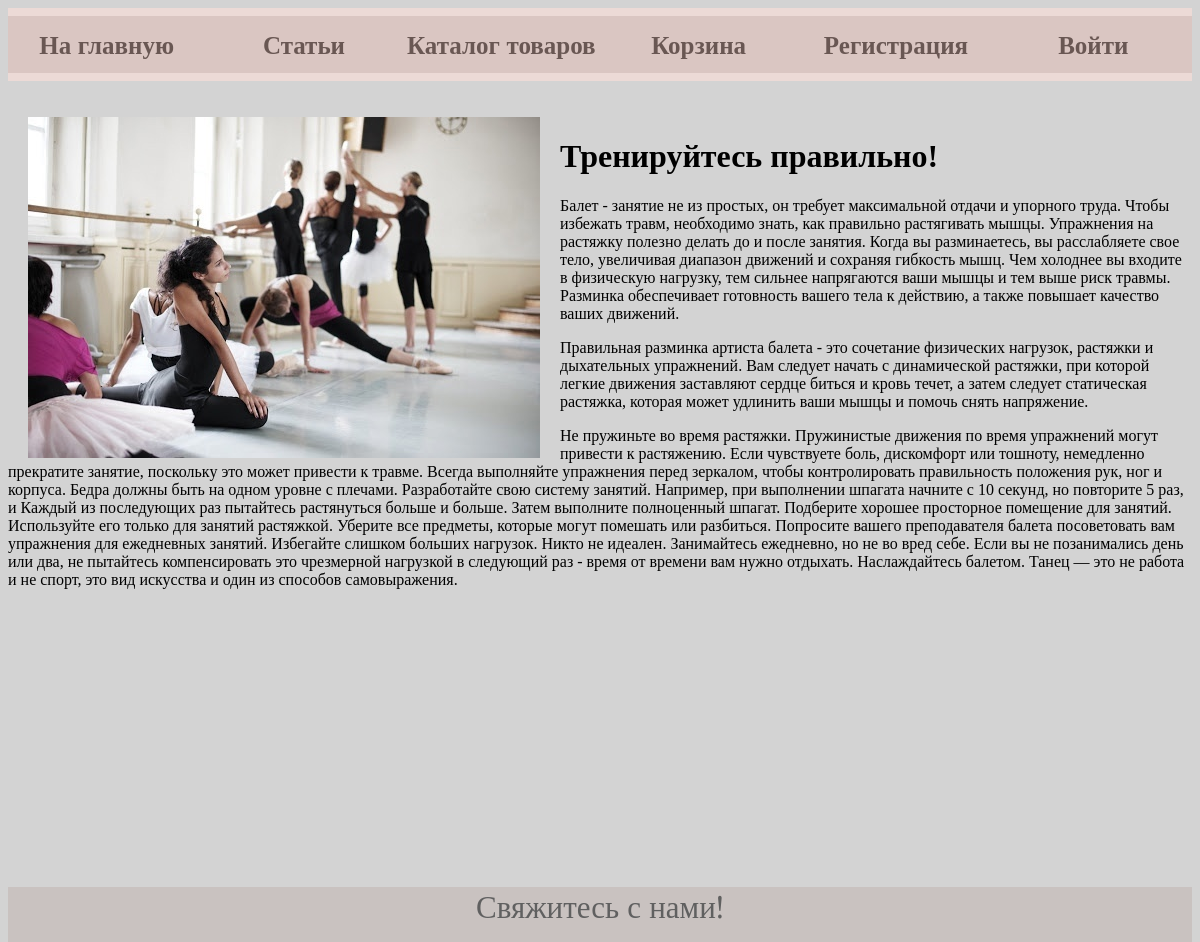
/welcome-dance-shop/articles/trenirujtes-pravilno/, run on the app's committed database.
### articles/models.py (models this page shows, shortened)
class Articles(models.Model):
    title = models.CharField(max_length=255, verbose_name="Тема ")
    content = models.TextField(blank=True, verbose_name="Текст")
    content2 = models.TextField(blank=True, verbose_name="Текст")
    content3 = models.TextField(blank=True, verbose_name="Текст")
    content4 = models.TextField(blank=True, verbose_name="Текст")
    photo = models.ImageField(upload_to='WelcomeDanceShop photos/articles', verbose_name="Фото")
    photo1 = models.ImageField(upload_to='WelcomeDanceShop photos/articles', verbose_name="Фото")
    time_create = models.DateTimeField(auto_now_add=True)
    time_update = models.DateTimeField(auto_now=True)
    is_published = models.BooleanField(default=True, verbose_name="Опубликовать")
    slug = models.SlugField(max_length=255, unique=True, db_index=True, verbose_name="URL")
    user = models.ForeignKey(User, verbose_name='Пользователь', on_delete=models.CASCADE, null=True)
    class Meta:
        verbose_name_plural = "Статьи"
        verbose_name = "статьи"

### articles/views.py (the view)
# urls.py: path('<slug:art_slug>/', show_art, name='art'),
def show_art(request, art_slug):
    artic = get_object_or_404(Articles, slug=art_slug)
    context = {'artic': artic,
               'title': artic.title}
    return render(request, 'articles/art.html', context=context)

### cart/cart.py (called while the page is built)
def cart(request):
    return {'cart': Cart(request)}

    def __len__(self):
        return sum(item['quantity'] for item in self.cart.values())

### articles/templates/articles/art.html (shortened to what this page needs)
{% extends 'main/base.html' %}
{% load static %}
{% block content %}
<br>
<br>
<img src="{{ artic.photo1.url }}" align=left hspace=20>
    <div class="art">
        <h1>{{artic.title}}</h1>
        <p>{{artic.content}}</p>
        <p>{{artic.content2}}</p>
        <p>{{artic.content3}}</p>
    </div>
<br>
{% endblock %}

### main/static/main/css/styles.css (style rules this page uses)
html, body { height: 100%; }
.art { text-indent: 20; font-size: 30; }

### data on the page
Articles: photo1 (picture), title "Тренируйтесь правильно!", content "Балет - занятие не из простых, он требует максимальной отдачи и упорного труда. Чтобы избежать травм, необходимо знать, как правильно растягивать мышцы. Упражнения на растяжку полезно делать до и после занятия. Когда вы разминаетесь, вы расслабляете свое тело, увеличивая диапазон движений и сохраняя гибкость мышц. Чем холоднее вы входите в физическую нагрузку, тем сильнее напрягаются ваши мышцы и тем выше риск травмы. Разминка обеспечивает готовность вашего тела к действию, а также повышает качество ваших движений.", content2 "Правильная разминка артиста балета - это сочетание физических нагрузок, растяжки и дыхательных упражнений. Вам следует начать с динамической растяжки, при которой легкие движения заставляют сердце биться и кровь течет, а затем следует статическая растяжка, которая может удлинить ваши мышцы и помочь снять напряжение.", content3 "Не пружиньте во время растяжки. Пружинистые движения по время упражнений могут привести к растяжению. Если чувствуете боль, дискомфорт или тошноту, немедленно прекратите занятие, поскольку это может привести к травме. Всегда выполняйте упражнения перед зеркалом, чтобы контролировать правильность положения рук, ног и корпуса. Бедра должны быть на одном уровне с плечами. Разработайте свою систему занятий. Например, при выполнении шпагата начните с 10 секунд, но повторите 5 раз, и Каждый из последующих раз пытайтесь растянуться больше и больше. Затем выполните полноценный шпагат. Подберите хорошее просторное помещение для занятий. Используйте его только для занятий растяжкой. Уберите все…"
